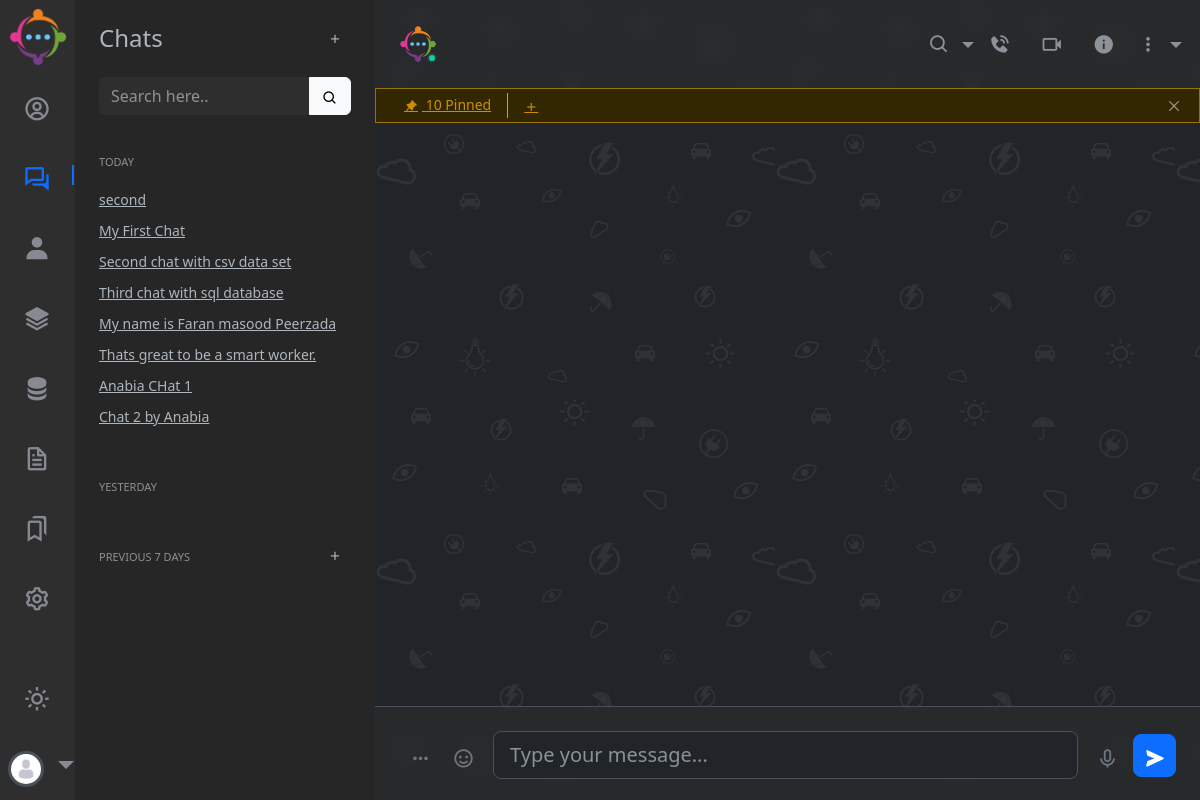
The app's page /asd, older data.
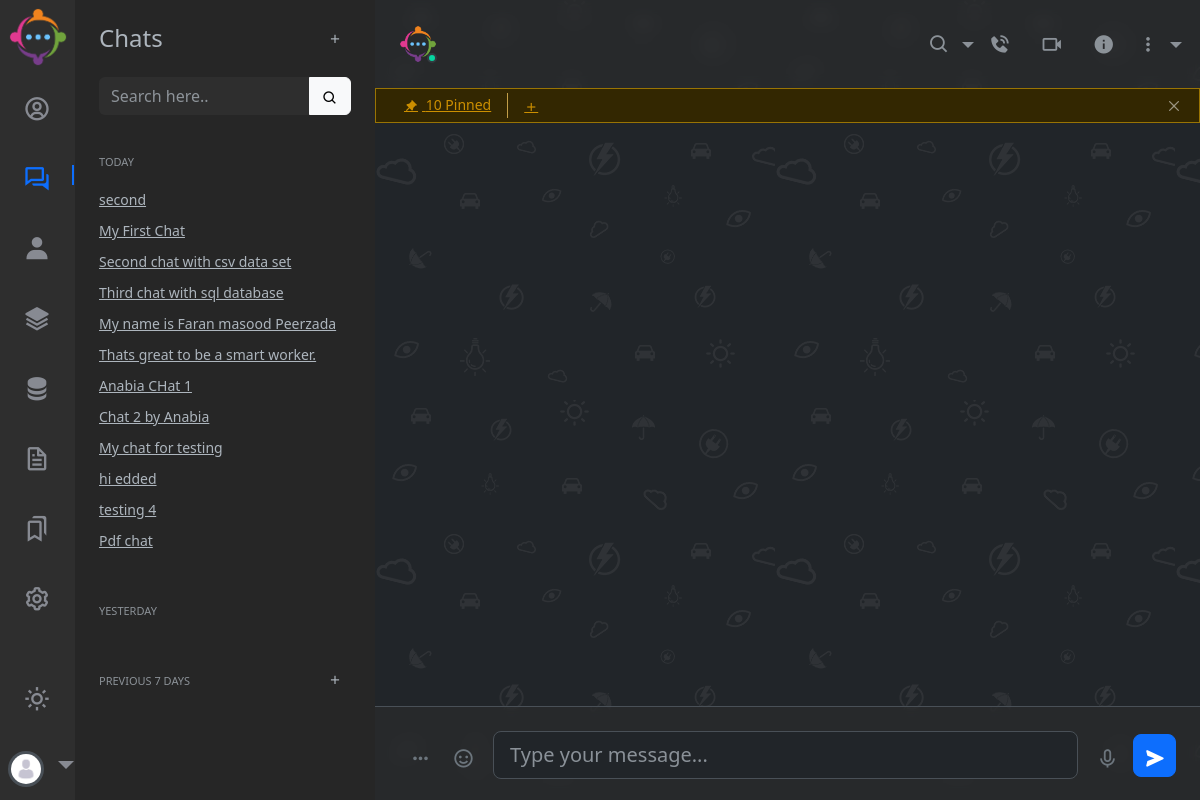
The same page, newer data.
### chatapp/models.py (models this page shows, shortened)
class Conversation(models.Model):
    user = models.ForeignKey(User, on_delete=models.CASCADE, default=1)
    chat_title=models.TextField(default="My First Chat")
    document = models.FileField(upload_to='documents/', default='default_document.pdf')
    created_at = models.DateTimeField(auto_now_add=True)

### chatapp/views.py (the view)
# urls.py: path('asd', views.chat_list, name='chat-list'),
def chat_list(request):
    conversations = Conversation.objects.all()
    return render(request, 'chat_list.html', {'conversations': conversations})

### chatapp/templates/chat_list.html (shortened to what the changed rows need)
{% load static%}
<!DOCTYPE html>
<html lang="en">
<head>
    <link rel="stylesheet" href="{% static 'assets/libs/glightbox/css/glightbox.min.css'%}" />
    <link rel="stylesheet" href="{% static 'assets/libs/swiper/swiper-bundle.min.css'%}" />
    <link href="{% static 'assets/css/bootstrap.min.css'%}" id="bootstrap-style" rel="stylesheet" type="text/css" />
    <link href="{% static 'assets/css/icons.min.css'%}" rel="stylesheet" type="text/css" />
    <link href="{% static 'assets/css/app.min.css'%}" id="app-style" rel="stylesheet" type="text/css" />
</head>
<body data-bs-theme="dark">
    <div class="layout-wrapper d-lg-flex">
        <div class="chat-leftsidebar">
            <div class="tab-content">
                <div class="tab-pane show active" id="pills-chat" role="tabpanel" aria-labelledby="pills-chat-tab">
                    <div>
                        <div class="chat-room-list" data-simplebar>
                            <div class="chat-message-list">
                                <ul class="list-unstyled chat-list chat-user-list" id="chat-list">
                                    {% for conversation in conversations %}
                                    <li ><a href="#" data-conversation-id="{{ conversation.id }}">{{ conversation.chat_title }}</a></li>
                            {% endfor %}
                                </ul>
                            </div>
                        </div>
                    </div>
                </div>
            </div>
        </div>
    </div>
</body>
</html>

Row changes from the older to the newer data that the page shows:
added Conversation: chat_title "My chat for testing"
added Conversation: chat_title "hi edded"
added Conversation: chat_title "testing 4"
added Conversation: chat_title "Pdf chat"
